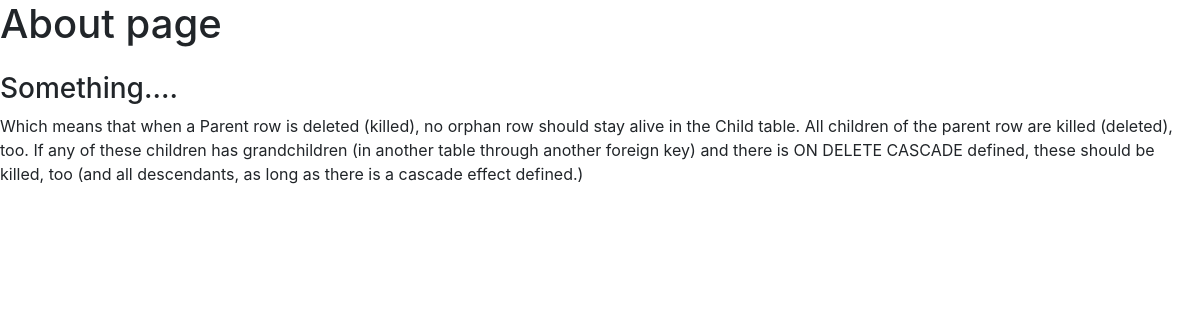
The page /about/ on the database its author committed.
### my_app/models.py (models this page shows, shortened)
class Post(models.Model):
    user_title = models.CharField(max_length = 50)
    user_body = models.TextField()
    user_date_created = models.DateTimeField(default = timezone.now)
    user_owner = models.ForeignKey(User, on_delete = models.CASCADE)

### my_app/views.py (the view)
# urls.py: path('about/', my_views.about_page_func, name = 'about_page'),
def about_page_func(request):
    posts = models.Post.objects.all()[0]
    return render(request, 'my_app/about_page.html', {'posts': posts})

### my_app/templates/my_app/about_page.html (shortened to what this page needs)
<!DOCTYPE html>
<html lang="en">
  <head>
    <link
      href="https://cdn.jsdelivr.net/npm/bootstrap@5.0.2/dist/css/bootstrap.min.css"
      rel="stylesheet"
    />
    <link
      rel="stylesheet"
      href="https://maxcdn.bootstrapcdn.com/bootstrap/4.0.0/css/bootstrap.min.css"
    />
  </head>
  <body>
    <h1>About page</h1>
    <div class="mt-4">
      <h3>{{ posts.user_title }}</h3>
      <p>{{ posts.user_body }}</p>
    </div>
  </body>
</html>

### rows shown on the page
Post: user_title "Something....", user_body "Which means that when a Parent row is deleted (killed), no orphan row should stay alive in the Child table. All children of the parent row are killed (deleted), too. If any of these children has grandchildren (in another table through another foreign key) and there is ON DELETE CASCADE defined, these should be killed, too (and all descendants, as long as there is a cascade effect defined.)"
